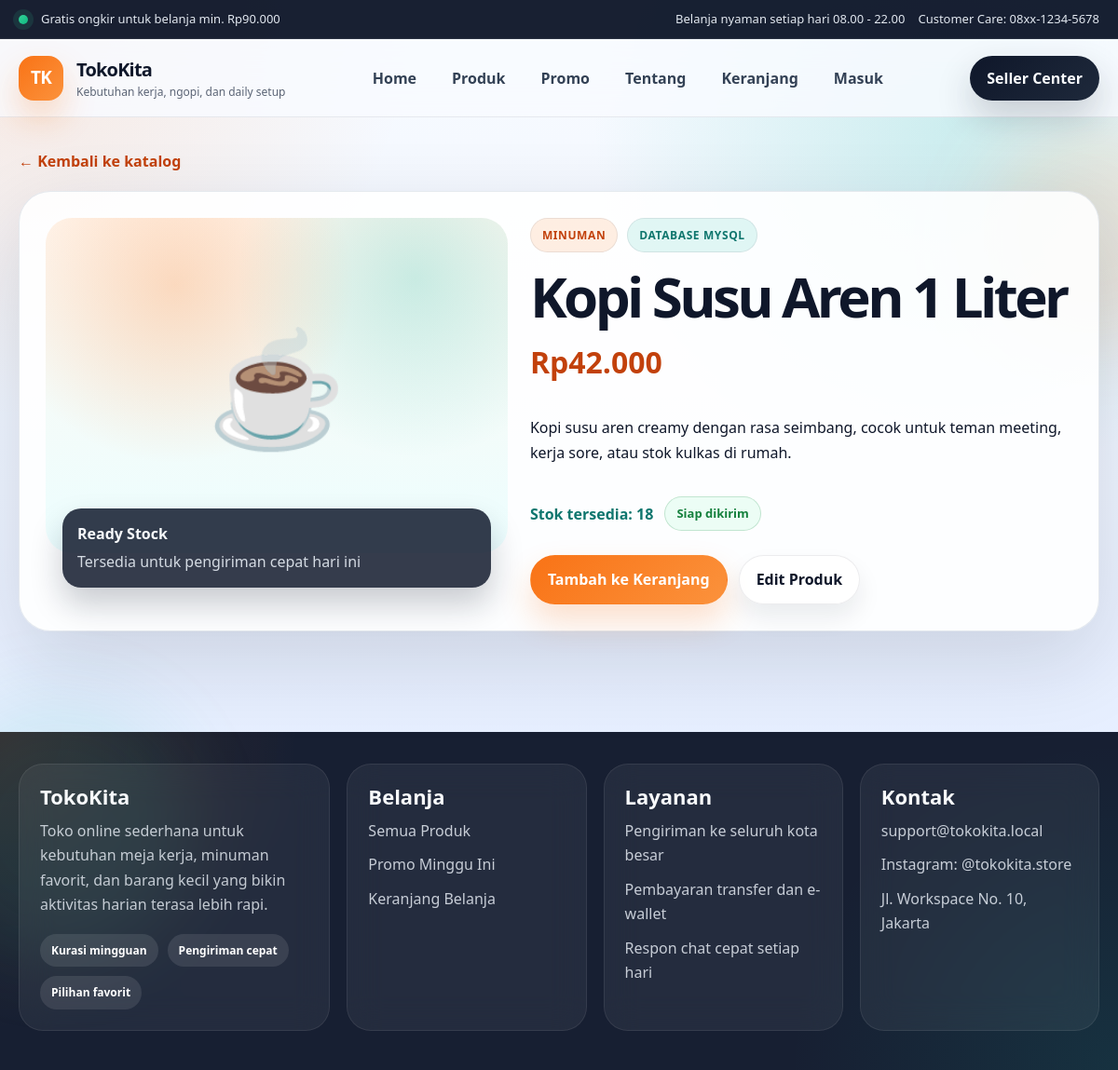
Screenshot of /product.php?id=1 with the database file from the repository.
### tables this page shows
CREATE TABLE IF NOT EXISTS products (
    id INT UNSIGNED AUTO_INCREMENT PRIMARY KEY,
    name VARCHAR(150) NOT NULL,
    price DECIMAL(12, 2) UNSIGNED NOT NULL,
    category VARCHAR(100) NOT NULL,
    stock INT UNSIGNED NOT NULL DEFAULT 0,
    description TEXT NOT NULL,
    created_at TIMESTAMP NOT NULL DEFAULT CURRENT_TIMESTAMP,
    updated_at TIMESTAMP NOT NULL DEFAULT CURRENT_TIMESTAMP ON UPDATE CURRENT_TIMESTAMP
);

### src/config/database.php (called while the page is built, shortened)
<?php
function database(): PDO
{
    $host = getenv('DB_HOST') ?: 'db';
    $port = getenv('DB_PORT') ?: '3306';
    $name = getenv('DB_NAME') ?: 'tokokita';
    $user = getenv('DB_USER') ?: 'tokokita_user';
    $password = getenv('DB_PASSWORD') ?: '';
    $dsn = "mysql:host={$host};port={$port};dbname={$name};charset=utf8mb4";
    for ($attempt = 1; $attempt <= 3; $attempt++) {
        try {
            $connection = new PDO($dsn, $user, $password, [
                PDO::ATTR_ERRMODE => PDO::ERRMODE_EXCEPTION,
                PDO::ATTR_DEFAULT_FETCH_MODE => PDO::FETCH_ASSOC,
                PDO::ATTR_EMULATE_PREPARES => false,
                PDO::ATTR_TIMEOUT => 3,
            ]);
            return $connection;
        } catch (PDOException $exception) {
            if ($attempt === 3) {
                throw new RuntimeException('Koneksi database tidak tersedia. Periksa service database lalu coba kembali.', 0, $exception);
            }
            sleep(1);
        }
    }
    throw new RuntimeException('Koneksi database tidak tersedia.');
}

### src/config/products.php (called while the page is built, shortened)
<?php
require_once __DIR__ . '/database.php';
function format_rupiah(float $number): string { return 'Rp' . number_format($number, 0, ',', '.'); }
function product_image(string $category): string
{
    $images = ['Minuman' => '☕', 'Aksesoris' => '⌨️', 'Network' => '📡', 'Fashion' => '🧥', 'Stationery' => '📓'];
    return $images[$category] ?? '🛍️';
}

### src/product.php (the view)
<?php
require_once __DIR__ . '/config/products.php';
$page_title = 'Detail Produk'; $id = filter_input(INPUT_GET, 'id', FILTER_VALIDATE_INT) ?: 0;
try { $statement = database()->prepare('SELECT id, name, price, category, stock, description FROM products WHERE id = :id'); $statement->execute(['id' => $id]); $product = $statement->fetch(); } catch (RuntimeException $exception) { $product = false; $database_error = $exception->getMessage(); }
include __DIR__ . '/header.php';
?>
<main class="wrap page"><a class="back" href="/products.php">← Kembali ke katalog</a><?php if ($product): ?><section class="detail-grid"><div class="detail-image-wrap"><div class="detail-image"><?= product_image($product['category']) ?></div><div class="floating-note"><strong>Ready Stock</strong><span>Tersedia untuk pengiriman cepat hari ini</span></div></div><div class="detail-copy"><div class="detail-badges"><span class="tag"><?= htmlspecialchars($product['category']) ?></span><span class="tag soft">Database MySQL</span></div><h1><?= htmlspecialchars($product['name']) ?></h1><p class="price"><?= htmlspecialchars(format_rupiah((float) $product['price'])) ?></p><p><?= htmlspecialchars($product['description']) ?></p><div class="stock-row"><p class="stock">Stok tersedia: <?= (int) $product['stock'] ?></p><span class="pill">Siap dikirim</span></div><div class="hero-actions"><a class="btn primary" href="/cart.php?add=<?= (int) $product['id'] ?>">Tambah ke Keranjang</a><a class="btn ghost" href="/admin.php?edit=<?= (int) $product['id'] ?>">Edit Produk</a></div></div></section><?php else: ?><div class="notice warning"><strong>Produk tidak tersedia.</strong><p><?= htmlspecialchars($database_error ?? 'Item yang dicari tidak ditemukan.') ?></p></div><?php endif; ?></main><?php include __DIR__ . '/footer.php'; ?>

### rows the page displays
products: category "☕", category "MINUMAN", name "Kopi Susu Aren 1 Liter", price "Rp42.000", description "Kopi susu aren creamy dengan rasa seimbang, cocok untuk teman meeting, kerja sore, atau stok kulkas di rumah.", stock "18"

### other values shown
$item["label"] "Home"
$item["label"] "Produk"
$item["label"] "Promo"
$item["label"] "Tentang"
$item["label"] "Keranjang"
$item["label"] "Masuk"
